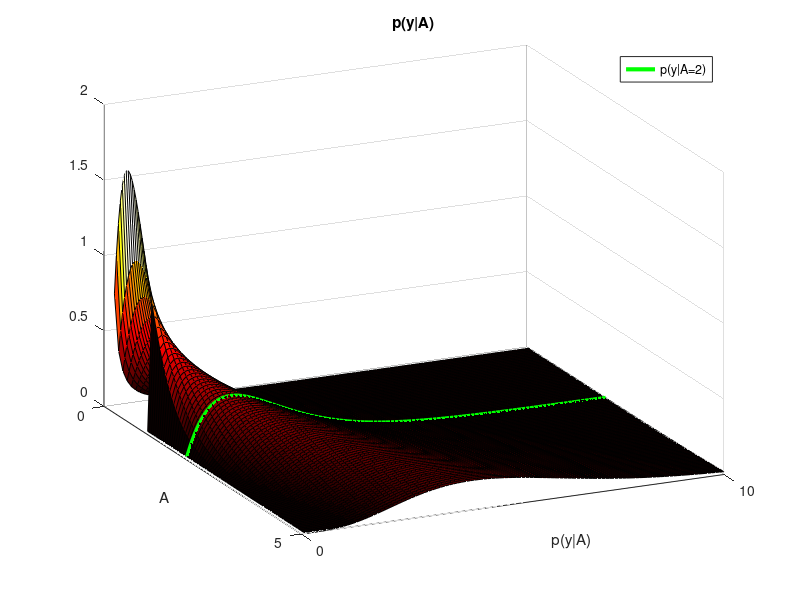
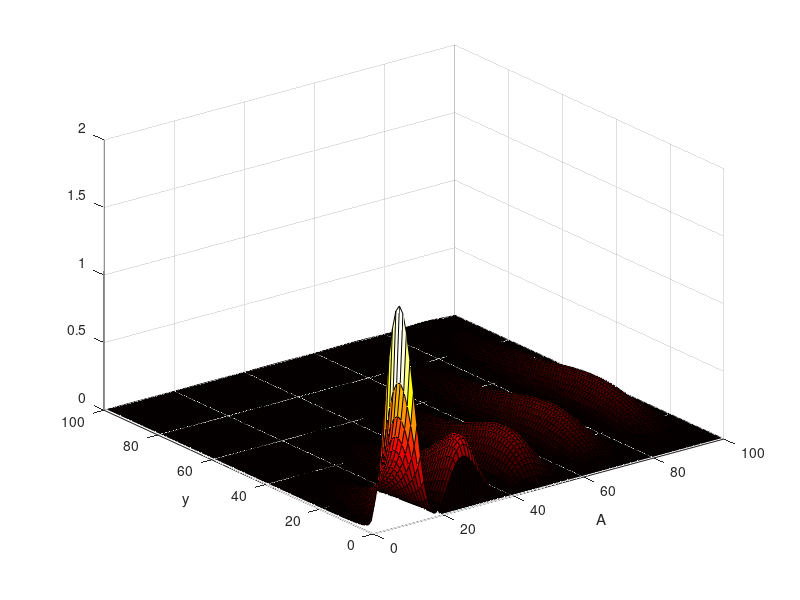

MATLAB code to generate these figures, in order: (Note: this script raises an error after producing the figures.)
% METROPOLIS-HASTINGS BAYESIAN POSTERIOR
rand('seed',12345)
 
% PRIOR OVER SCALE PARAMETERS
B = 1;
 
% DEFINE LIKELIHOOD
likelihood = inline('(B.^A/gamma(A)).*y.^(A-1).*exp(-(B.*y))','y','A','B');
 
% CALCULATE AND VISUALIZE THE LIKELIHOOD SURFACE
yy = linspace(0,10,100);
AA = linspace(0.1,5,100);
likeSurf = zeros(numel(yy),numel(AA));
for iA = 1:numel(AA); likeSurf(:,iA)=likelihood(yy(:),AA(iA),B); end;
 
figure;
surf(likeSurf); ylabel('p(y|A)'); xlabel('A'); colormap hot
 
% DISPLAY CONDITIONAL AT A = 2
hold on; ly = plot3(ones(1,numel(AA))*40,1:100,likeSurf(:,40),'g','linewidth',3)
xlim([0 100]); ylim([0 100]);  axis normal
set(gca,'XTick',[0,100]); set(gca,'XTickLabel',[0 5]);
set(gca,'YTick',[0,100]); set(gca,'YTickLabel',[0 10]);
view(65,25)
legend(ly,'p(y|A=2)','Location','Northeast');
hold off;
title('p(y|A)');
 
% DEFINE PRIOR OVER SHAPE PARAMETERS
prior = inline('sin(pi*A).^2','A');
 
% DEFINE THE POSTERIOR
p = inline('(B.^A/gamma(A)).*y.^(A-1).*exp(-(B.*y)).*sin(pi*A).^2','y','A','B');
 
% CALCULATE AND DISPLAY THE POSTERIOR SURFACE
postSurf = zeros(size(likeSurf));
for iA = 1:numel(AA); postSurf(:,iA)=p(yy(:),AA(iA),B); end;
 
figure
surf(postSurf); ylabel('y'); xlabel('A'); colormap hot
 
% DISPLAY THE PRIOR
hold on; pA = plot3(1:100,ones(1,numel(AA))*100,prior(AA),'b','linewidth',3)
 
% SAMPLE FROM p(A | y = 1.5)
y = 1.5;
target = postSurf(16,:);
 
% DISPLAY POSTERIOR
psA = plot3(1:100, ones(1,numel(AA))*16,postSurf(16,:),'m','linewidth',3)
xlim([0 100]); ylim([0 100]);  axis normal
set(gca,'XTick',[0,100]); set(gca,'XTickLabel',[0 5]);
set(gca,'YTick',[0,100]); set(gca,'YTickLabel',[0 10]);
view(65,25)
legend([pA,psA],{'p(A)','p(A|y = 1.5)'},'Location','Northeast');
hold off
title('p(A|y)');
 
% INITIALIZE THE METROPOLIS-HASTINGS SAMPLER
% DEFINE PROPOSAL DENSITY
q = inline('exppdf(x,mu)','x','mu');
 
% MEAN FOR PROPOSAL DENSITY
mu = 5;
 
% DISPLAY TARGET AND PROPOSAL
figure; hold on;
th = plot(AA,target,'m','Linewidth',2);
qh = plot(AA,q(AA,mu),'k','Linewidth',2)
legend([th,qh],{'Target, p(A)','Proposal, q(A)'});
xlabel('A');
 
% SOME CONSTANTS
nSamples = 5000;
burnIn = 500;
minn = 0.1; maxx = 5;
 
% INTIIALZE SAMPLER
x = zeros(1 ,nSamples);
x(1) = mu;
t = 1;
 
% RUN METROPOLIS-HASTINGS SAMPLER
while t < nSamples
    t = t+1;
 
    % SAMPLE FROM PROPOSAL
    xStar = exprnd(mu);
 
    % CORRECTION FACTOR
    c = q(x(t-1),mu)/q(xStar,mu);
 
    % CALCULATE THE (CORRECTED) ACCEPTANCE RATIO
    alpha = min([1, p(y,xStar,B)/p(y,x(t-1),B)*c]);
 
    % ACCEPT OR REJECT?
    u = rand;
    if u < alpha
        x(t) = xStar;
    else
        x(t) = x(t-1);
    end
end
 
% DISPLAY MARKOV CHAIN
figure;
subplot(211);
stairs(x(1:t),1:t, 'k');
hold on;
hb = plot([0 maxx/2],[burnIn burnIn],'g--','Linewidth',2)
ylabel('t'); xlabel('samples, A');
set(gca , 'YDir', 'reverse');
ylim([0 t])
axis tight;
xlim([0 maxx]);
title('Markov Chain Path');
legend(hb,'Burnin');
 
% DISPLAY SAMPLES
subplot(212);
nBins = 100;
sampleBins = linspace(minn,maxx,nBins);
counts = hist(x(burnIn:end), sampleBins);
bar(sampleBins, counts/sum(counts), 'k');
xlabel('samples, A' ); ylabel( 'p(A | y)' );
title('Samples');
xlim([0 10])
 
% OVERLAY TARGET DISTRIBUTION
hold on;
plot(AA, target/sum(target) , 'm-', 'LineWidth', 2);
legend('Sampled Distribution',sprintf('Target Posterior'))
axis tight